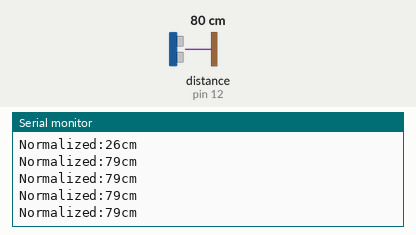
Simulated run of this sketch. Board: Arduino Uno, built with avr-gcc and run on an emulated ATmega328P. Parts: the last lines printed to the serial monitor. Wiring (inferred from the names in the program): ultrasonic range finder: trigger pin 11; echo pin 12. Inputs (shaded band) come from the test bench; at power-on: distance to the obstacle (sensor on pin 12) 80 cm. The echo pulse lasts 58.3 µs per cm.

Above: at 1.2 s.
1.3 s: distance to the obstacle (sensor on pin 12) set to 2 cm
At 1.71 s:
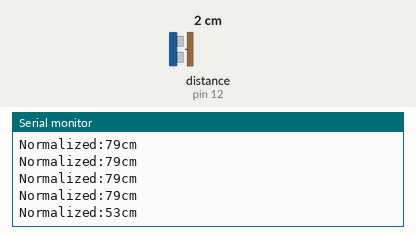
4.3 s: distance to the obstacle (sensor on pin 12) set to 4 cm
At 4.47 s:
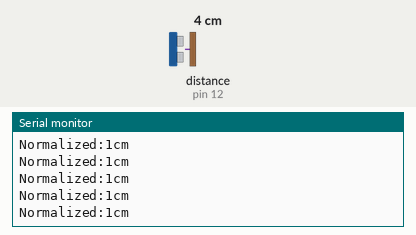
Timing chart, 0 to 7.3 s (numbered marks = the images above; inputs shaded):
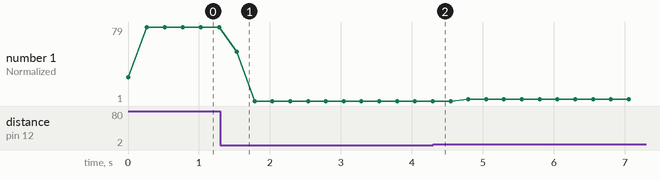

The sketch:

sketch_oct23b.ino
```cpp
int trigPin = 11;    // Trigger
int echoPin = 12;    // Echo
long duration, distance, prevdistance, prev2distance;


void setup() {
  //Serial Port begin
  Serial.begin (9600);
  //Define inputs and outputs
  pinMode(trigPin, OUTPUT);
  pinMode(echoPin, INPUT);
}

void loop() {
  // The sensor is triggered by a HIGH pulse of 10 or more microseconds.
  // Give a short LOW pulse beforehand to ensure a clean HIGH pulse:
  digitalWrite(trigPin, LOW);
  delayMicroseconds(5);
  digitalWrite(trigPin, HIGH);
  delayMicroseconds(10);
  digitalWrite(trigPin, LOW);

  // Read the signal from the sensor: a HIGH pulse whose
  // duration is the time (in microseconds) from the sending
  // of the ping to the reception of its echo off of an object.
  pinMode(echoPin, INPUT);
  duration = pulseIn(echoPin, HIGH);

  //Update previous readings to from an average
  prevdistance = distance;
  prev2distance = prevdistance;

  // Convert the time into a distance
  distance = (duration/2) / 29.1;     // Divide by 29.1 or multiply by 0.0343

  long normalised_distance = (distance + prevdistance + prev2distance)/3;

  //Serial.print("Actual:");
  //Serial.print(distance);
  //Serial.print("cm\n");
  Serial.print("Normalized:");
  Serial.print(normalised_distance);
  Serial.print("cm");
  Serial.println();

  delay(250);

}

//sam ns test push
```

Measured:
- after the input at 1.3 s, the serial monitor: prints a new line after 0.23 s (image 1)
- plotted number 1: 79 → 1 after the input at 1.3 s, 1 → 3 after the input at 4.3 s
